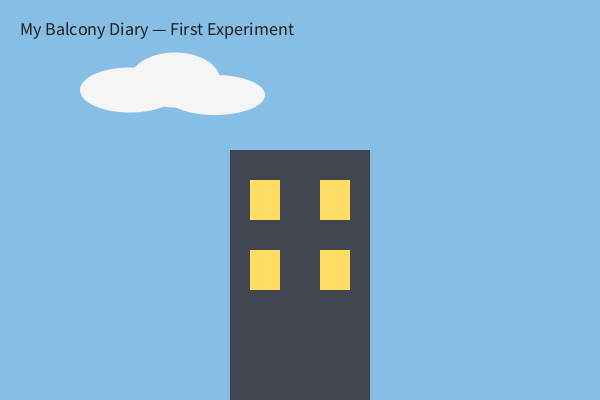
Frame 1 (no input)
Frame 2 (the mouse pressed at the canvas centre, redrawn once): identical to frame 1, image omitted

The Processing sketch that drew this single still picture (run headless with seeded random() and noise(); the mouse was pressed at the canvas centre and the sketch redrawn once):

// Processing sketch: MyBalconyDiary
// ── MyBalconyDiary.pde
// My Balcony Diary

void setup() {
  size(600, 400);
  noLoop();
  
}

void draw() {
  background(135, 190, 230); // Sky

  // Clouds
  noStroke();
  fill(245);
  ellipse(130, 90, 100, 45);
  ellipse(175, 80, 90, 55);
  ellipse(215, 95, 100, 40);

  // Building
  fill(65, 70, 80);
  rect(230, 150, 140, 250);

  // Four illuminated windows
  fill(255, 220, 100);
  rect(250, 180, 30, 40);
  rect(320, 180, 30, 40);
  rect(250, 250, 30, 40);
  rect(320, 250, 30, 40);

  // Caption
  fill(30);
  textSize(18);
  text("My Balcony Diary — First Experiment", 20, 35);
}
